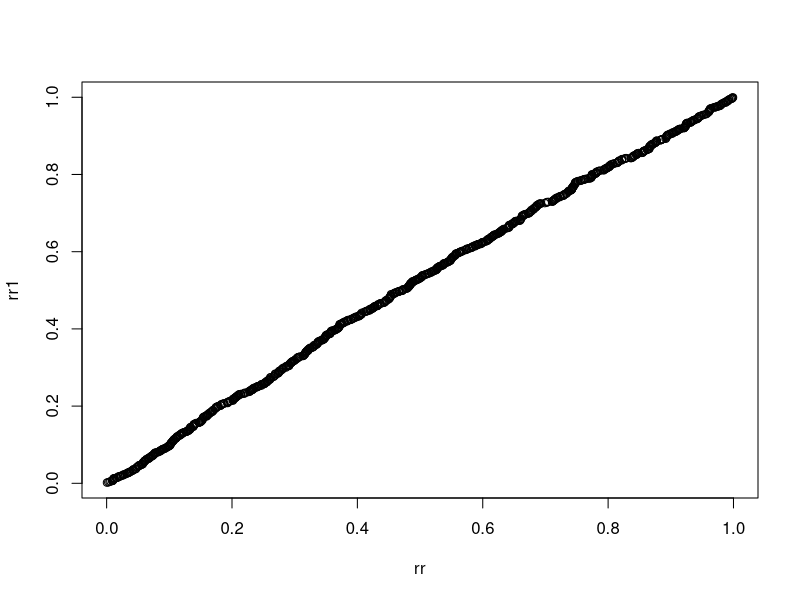
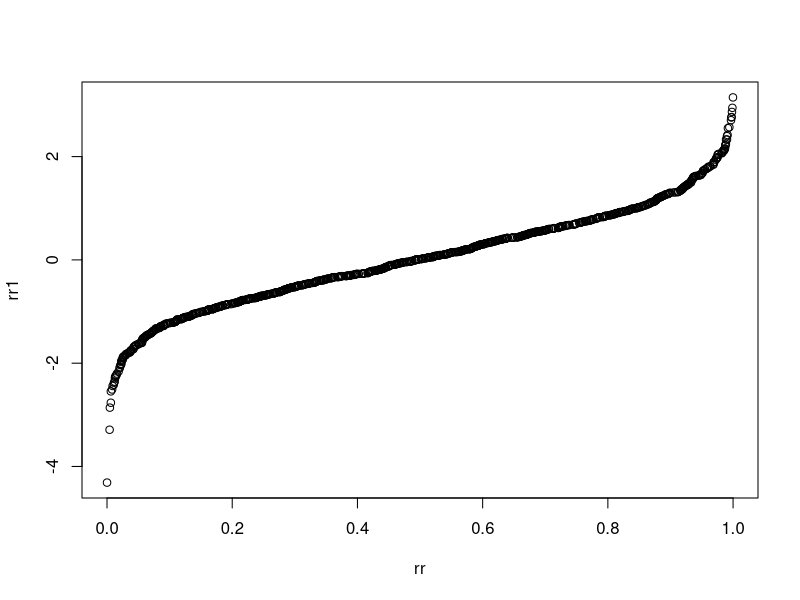
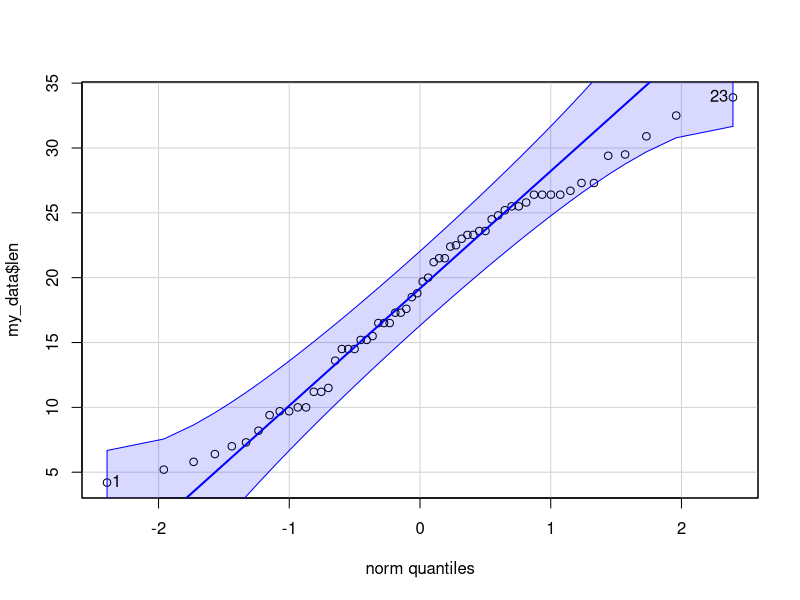
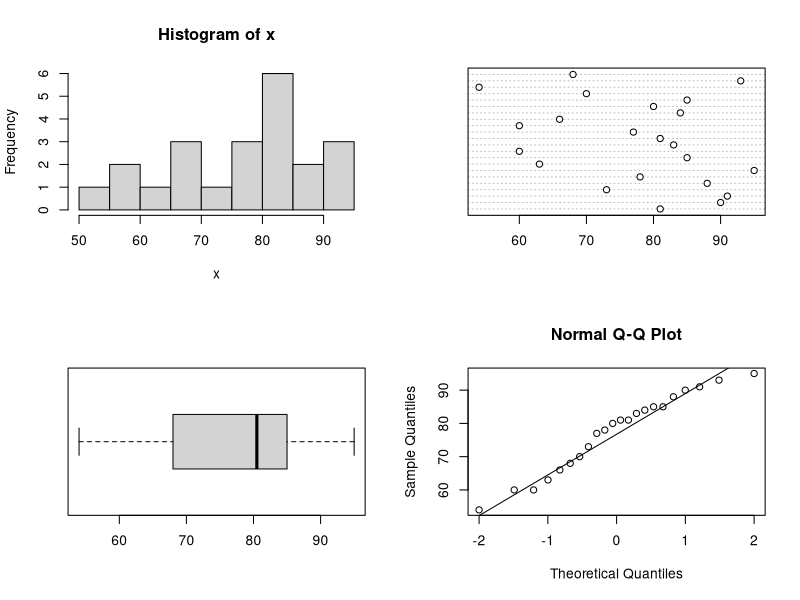

Source code (R) for these figures, in order:
## ---- chunk 1
knitr::opts_chunk$set(echo = TRUE)
## ---- chunk 2
rr<-runif(1000)
rr1<-runif(2000)
qqplot(rr,rr1)
## ---- chunk 3
rr<-runif(1000)
rr1<-rnorm(2000)
qqplot(rr,rr1)
## ---- chunk 4
library(car)
my_data <- ToothGrowth
qqPlot(my_data$len)
## ---- chunk 5
EDA <- function (x)
{ 
  par(mfrow=c(2,2))              
  hist(x)                        
  dotchart(x)                    
  boxplot(x,horizontal=T)        
  qqnorm(x);qqline(x)            
  par(mfrow=c(1,1))              
}
MS=read.csv("mathstat.csv",header=T)
EDA(MS$maths)

